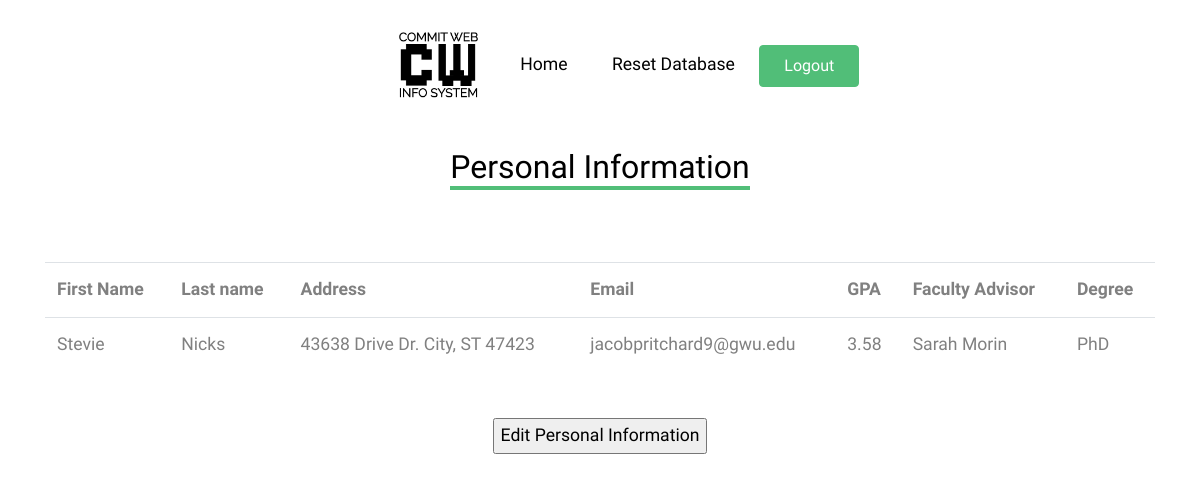
The page /info.php (signed in) on the database its author committed.
### tables this page shows
create table student(
u_id int NOT NULL,
fname varchar(20) NOT NULL,
lname varchar(20) NOT NULL,
addr varchar(50) NOT NULL,
email varchar(30) NOT NULL,
major varchar(20) NOT NULL,
degree varchar(3),
gpa decimal(3,2),
gradapp int,
form1status int,
advisor int,
primary key (u_id),
foreign key (u_id) references users(id)
);

CREATE TABLE faculty(
f_id int NOT NULL,
fname varchar(20) NOT NULL,
lname varchar(20) NOT NULL,
addr varchar(50) NOT NULL,
email varchar(30) NOT NULL,
dept varchar(4) NOT NULL,
reviewer int(1) NOT NULL,  
primary key (f_id),
foreign key (f_id) references users(id)
);

### info.php (the view, shortened to what this page needs)
<?php
	require_once('header.php');
	if (isset($_SESSION['user_id'])) { ?>
<div class="site-section">
        <div class="container">
		<div class="row mb-4 justify-content-center text-center">
          	        <div class="col-lg-4 mb-4">
            			<h2 class="section-title-underline mb-4">
              			        <span>Personal Information</span>
            			</h2>
          		</div>
        	</div>
			<?php
		$dbc = mysqli_connect(DB_HOST, DB_USER, DB_PASSWORD, DB_NAME);
		if ($_SESSION['acc_type'] == 7)
			$query = "SELECT * FROM applicant WHERE app_id='" . $_SESSION['user_id'] . "'";
		else if ($_SESSION['acc_type'] == 6)
			$query = "SELECT * FROM alumni WHERE a_id='" . $_SESSION['user_id'] . "'";
		else if ($_SESSION['acc_type'] == 5)
			$query = "SELECT * FROM student WHERE u_id='" . $_SESSION['user_id'] . "'";
		else if ($_SESSION['acc_type'] == 4)
			$query = "SELECT * FROM faculty WHERE f_id='" . $_SESSION['user_id'] . "'";
		$data = mysqli_query($dbc, $query);
		if (!$data)
			echo 'Personal information not stored.';
		else
			$row = mysqli_fetch_array($data);
		echo '<table class="table">';
		echo '<tr><th>First Name</th><th>Last name</th><th>Address</th><th>Email</th>';
		if($_SESSION['acc_type'] == 5){
			echo '<th>GPA</th><th>Faculty Advisor</th><th>Degree</th></tr>';
			echo '<td>'.$row["fname"].'</td><td>'.$row["lname"].'</td><td>'.$row["addr"].'</td><td>'.$row["email"].'</td>';
			$query = "SELECT * FROM student WHERE u_id='" . $_SESSION['user_id'] . "'";
			$data = mysqli_query($dbc, $query);
			$row = mysqli_fetch_array($data);
			$query2 = "SELECT fname, lname FROM faculty WHERE f_id='" . $row['advisor'] . "'";
			$data2 = mysqli_query($dbc, $query2);
			$row2 = mysqli_fetch_array($data2);
			echo '<td>'.$row["gpa"].'</td><td>'.$row2["fname"].' '.$row2["lname"].'</td><td>'.$row["degree"].'</td></tr>';
		}
		echo '</table>';
	}
	echo '<br>';
	echo '<div class="row mb-4 justify-content-center text-center">';
	echo '<form action="editinfo.php">';
	echo '<input type="submit" class="button" value="Edit Personal Information">';
	echo '</form>';
?>

### css/style.css (style rules this page uses)
body { line-height: 1.7; color: gray; font-weight: 300; font-size: 1.1rem; }
h1, h2, h3, h4, h5, .h1, .h2, .h3, .h4, .h5 { font-family: "Muli", -apple-system, BlinkMacSystemFont, "Segoe UI", Roboto, "Helvetica Neue", Arial, sans-serif, "Apple Color Emoji", "Segoe UI Emoji", "Segoe UI Symbol", "Noto Color Emoji"; }
.site-section { padding: 2.5em 0; }
@media (min-width: 768px) { .site-section { padding: 5em 0; } }
.section-title-underline { color: #000; }
.section-title-underline span { display: inline-block; border-bottom: 4px solid #51be78; }

### rows shown on the page
student: fname "Stevie", lname "Nicks", addr "43638 Drive Dr. City, ST 47423", email "jacobpritchard9@gwu.edu", gpa "3.58", degree "PhD"
faculty: fname "Sarah", lname "Morin"
